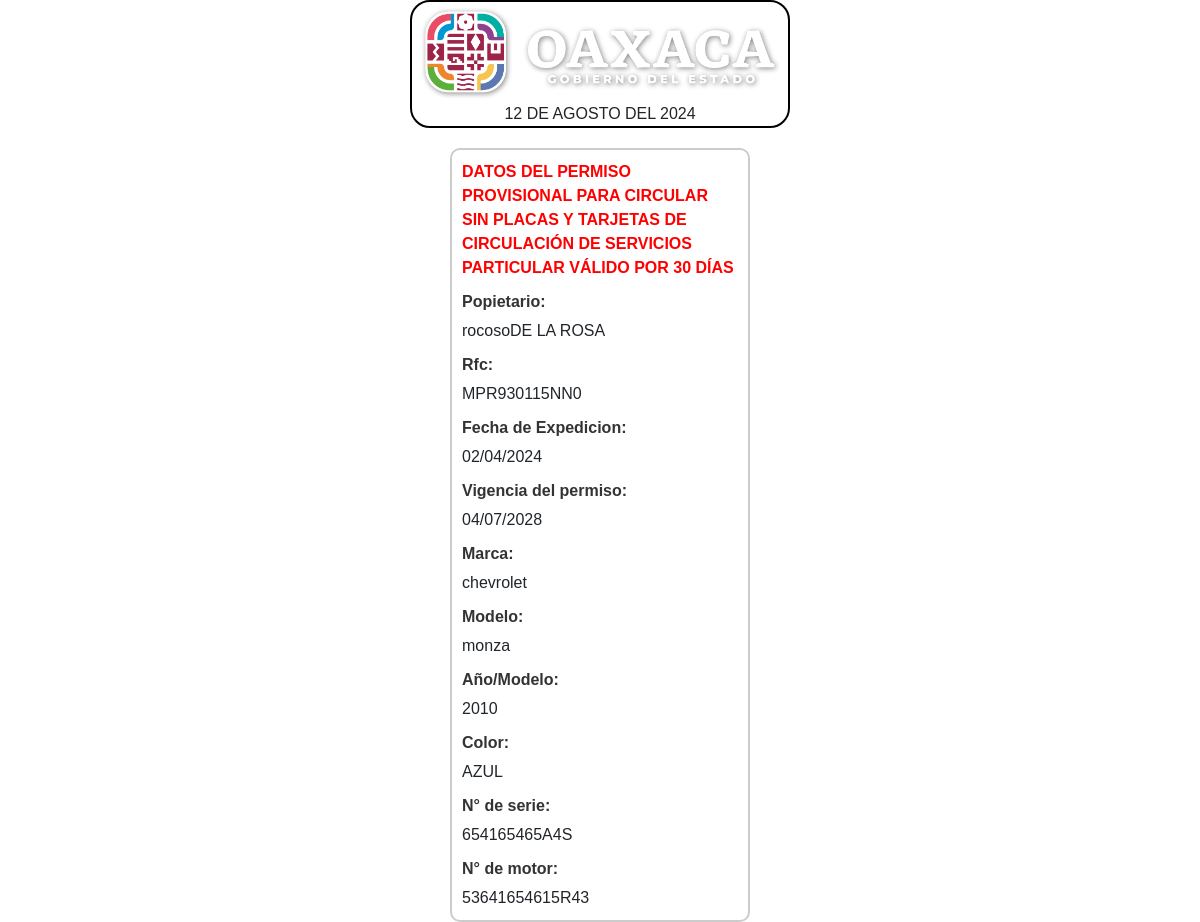
Screenshot of /verlic.php?Foliopermi=52702175 with the database file from the repository.
### tables this page shows
CREATE TABLE `creapermiso` (
  `id` int(10) NOT NULL,
  `propietario` varchar(50) NOT NULL,
  `usuario` varchar(30) NOT NULL,
  `version` varchar(50) DEFAULT NULL,
  `anomodelo` varchar(50) DEFAULT NULL,
  `marca` varchar(30) DEFAULT NULL,
  `numserie` varchar(30) DEFAULT NULL,
  `modelo` varchar(30) DEFAULT NULL,
  `motor` varchar(30) DEFAULT NULL,
  `color` varchar(20) DEFAULT NULL,
  `ciudad` varchar(30) DEFAULT NULL,
  `vigencia` varchar(12) DEFAULT NULL,
  `Foliopermi` varchar(50) DEFAULT NULL,
  `rfc` varchar(17) NOT NULL,
  `fecha_expedicion` varchar(15) DEFAULT NULL
);

### verlic.php (the view, shortened to what this page needs)
<?php
$Foliolic =!empty($_POST['Foliopermi']) ? $_POST['Foliopermi'] : (!empty($_GET['Foliopermi']) ? $_GET['Foliopermi'] : NULL);
?><!DOCTYPE html>
<html lang="es">
<head>
<link rel="stylesheet" href="https://cdn.jsdelivr.net/npm/bootstrap@4.4.1/dist/css/bootstrap.min.css">
</head>
<body>
<?php
include("configuracion.php");
$meses = array(
    "January" => "ENERO",
    "February" => "FEBRERO",
    "March" => "MARZO",
    "April" => "ABRIL",
    "May" => "MAYO",
    "June" => "JUNIO",
    "July" => "JULIO",
    "August" => "AGOSTO",
    "September" => "SEPTIEMBRE",
    "October" => "OCTUBRE",
    "enero" => "ENERO",
    "febrero" => "FEBRERO",
    "marzo" => "MARZO",
    "abril" => "ABRIL",
    "mayo" => "MAYO",
    "junio" => "JUNIO",
    "julio" => "JULIO",
    "agosto" => "AGOSTO",
    "septiembre" => "SEPTIEMBRE",
    "octubre" => "OCTUBRE",
    "noviembre" => "NOVIEMBRE",
    "diciembre" => "DICIEMBRE",
    "November" => "NOVIEMBRE",
    "December" => "DICIEMBRE"
);
$fecha_actual = strftime('%d DE %B DEL %Y');
foreach ($meses as $mesIngles => $mesEspanol) {
    $fecha_actual = str_replace($mesIngles, $mesEspanol, $fecha_actual);
}
$sql = "SELECT * FROM creapermiso WHERE Foliopermi = '$Foliolic'";
$resultado = $link->query($sql);
if ($resultado->num_rows > 0) {
    while ($fila = $resultado->fetch_assoc()) {
        echo "<div class='contenedor'>";
        echo "<div class='imagen-border'>";
        echo "<img src='logosmex/Oaxaca.png' class='responsive-img'><br>";
        echo "<div class='contenedorreloj'>";
echo $fecha_actual;
echo "</div >";
echo "</div >";
echo " <div class='contenido-border'>";
echo "<span class='labelestR'>DATOS DEL PERMISO PROVISIONAL PARA CIRCULAR SIN PLACAS Y TARJETAS DE CIRCULACIÓN DE SERVICIOS PARTICULAR VÁLIDO POR 30 DÍAS</span>";
        echo "<span class='labelest'>Popietario:</span>";
        echo "<div >" . $fila['propietario'] . "</div>";
        echo "<span class='labelest'>Rfc:</span>";
        echo "<div>" . $fila['rfc'] . "</div>";
        echo "<span class='labelest'>Fecha de Expedicion:</span>";
        echo "<div >" . $fila['fecha_expedicion'] . "</div>";
        echo "<span class='labelest'>Vigencia del permiso:</span>";
        echo "<div >" . $fila['vigencia'] . "</div>";
        echo "<span class='labelest'>Marca:</span>";
        echo "<div >" . $fila['marca'] . "</div>";
        echo "<span class='labelest'>Modelo:</span>";
        echo "<div >" . $fila['modelo'] . "</div>";
        echo "<span class='labelest'>Año/Modelo:</span>";
        echo "<div >" . $fila['anomodelo'] . "</div>";
        echo "<span class='labelest'>Color:</span>";
        echo "<div >" . $fila['color'] . "</div>";
        echo "<span class='labelest'>N° de serie:</span>";
        echo "<div >" . $fila['numserie'] . "</div>";
        echo "<span class='labelest'>N° de motor:</span>";
        echo "<div >" . $fila['motor'] . "</div>";
                echo "</div>";
    }
} else {
    echo "No se encontro Su Placa buscada , favor de revisar los datos.";
}
?>
</div>
</body>
</html>

### verlic.php (style rules this page uses)
body { background-color: white; font-family: Arial, sans-serif; margin: 0; padding: 0; display: flex; justify-content: center; height: 100%; }
.labelest { font-size: 16px; font-weight: bold; color: #333; margin-bottom: 5px; display: block; }
.labelestR { font-size: 16px; font-weight: bold; color: red; margin-bottom: 5px; display: block; }
.contenedorreloj { text-align: center; }
.imagen-border { border: 2px solid black; border-radius: 20px; margin-bottom: 20px; }
.contenido-border { border: 2px solid #ccc; border-radius: 10px; padding: 10px; width: 300px; margin: auto; }
.labelest { display: block; font-weight: bold; margin-top: 10px; }
.responsive-img { max-width: 100%; height: auto; }
@media only screen and (min-width: 600px) { .responsive-img { width:100%; max-width: none; height: 100px; } }

### rows the page displays
creapermiso: propietario "rocosoDE LA ROSA", rfc "MPR930115NN0", fecha_expedicion "02/04/2024", vigencia "04/07/2028", marca "chevrolet", modelo "monza", anomodelo "2010", color "AZUL", numserie "654165465A4S", motor "53641654615R43"
